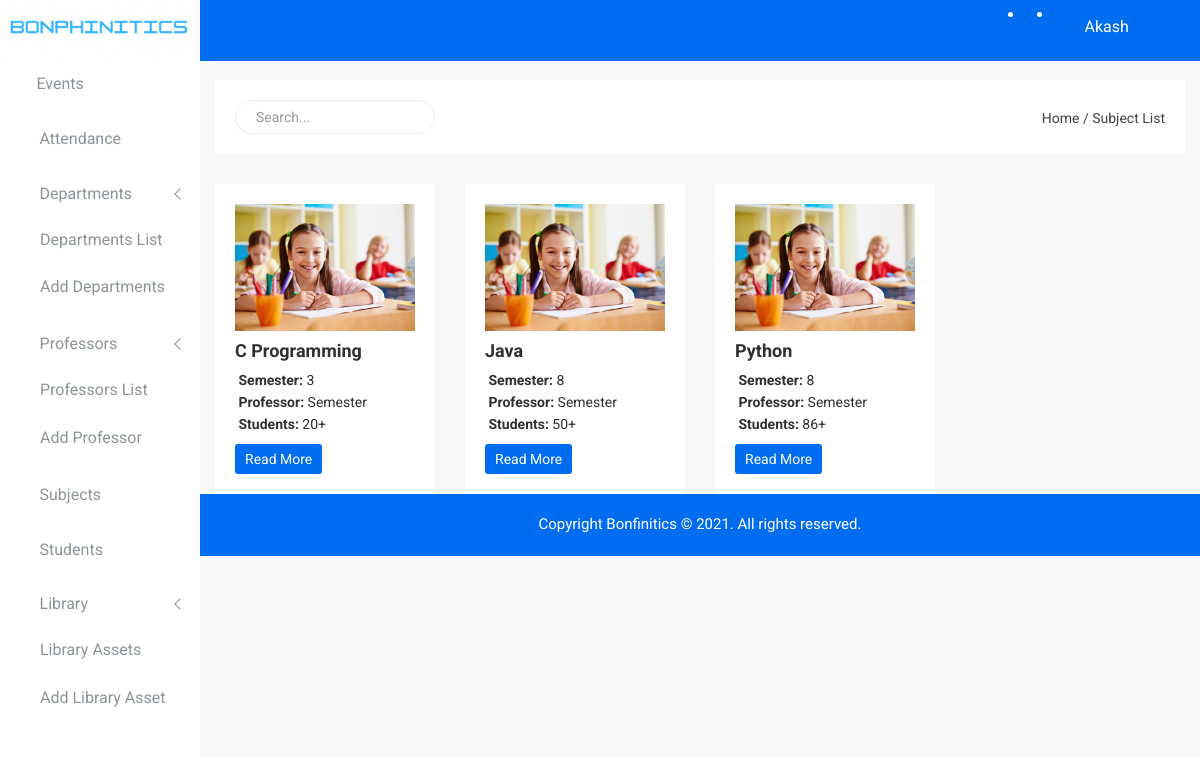
/Admin/subject-list.php (signed in), run on the app's committed database.
### tables this page shows
CREATE TABLE `user` (
  `user_id` int(10) NOT NULL,
  `first_name` varchar(100) NOT NULL,
  `last_name` varchar(100) NOT NULL,
  `email` varchar(100) NOT NULL,
  `password` varchar(250) NOT NULL,
  `role` varchar(20) NOT NULL,
  `mobile_no` varchar(15) NOT NULL,
  `user_dob` varchar(50) NOT NULL
);

CREATE TABLE `subject` (
  `subject_id` int(10) NOT NULL,
  `subject_code` int(20) NOT NULL,
  `subject_name` varchar(500) NOT NULL,
  `subject_dept` varchar(100) NOT NULL,
  `subject_semester` varchar(8) NOT NULL,
  `subject_professor` varchar(220) NOT NULL,
  `credits` int(5) NOT NULL,
  `type` varchar(20) NOT NULL,
  `subject_student` varchar(5) NOT NULL
);

### Admin/identification.php (called while the page is built, shortened)
<?php
require_once 'connection.php';
$email = $_SESSION["email"];
$password = $_SESSION["password"];
$query = "select user_id, first_name, last_name, email, password, role from user where (email='$email' and password='$password' and role='admin')";
$result = mysqli_query($conn, $query);
$row = mysqli_fetch_assoc($result);
?>

### Admin/subject-list.php (the view, shortened to what this page needs)
<?php require_once 'identification.php';?>
<!doctype html>
<html class="no-js" lang="en">
<head>
    <?php require 'top-scripts.php';?>
</head>
<body>
    <?php require 'side-nav.php';?>
    <div class="all-content-wrapper">
            <?php require 'logo.php';?>
        <div class="header-advance-area">
            <?php require 'top-nav.php';?>
            <div class="breadcome-area">
                <div class="container-fluid">
                    <div class="row">
                        <div class="col-lg-12 col-md-12 col-sm-12 col-xs-12">
                            <div class="breadcome-list single-page-breadcome">
                                <div class="row">
                                    <div class="col-lg-6 col-md-6 col-sm-6 col-xs-12">
                                        <div class="breadcome-heading">
                                            <form role="search" class="sr-input-func">
                                                <input id="search" type="text" placeholder="Search..." class="search-int form-control">
                                                <a href="#"><i class="fa fa-search"></i></a>
                                            </form>
                                        </div>
                                    </div>
                                    <div class="col-lg-6 col-md-6 col-sm-6 col-xs-12">
                                        <ul class="breadcome-menu">
                                            <li><a href="#">Home</a> <span class="bread-slash">/</span>
                                            </li>
                                            <li><span class="bread-blod">Subject List</span>
                                            </li>
                                        </ul>
                                    </div>
                                </div>
                            </div>
                        </div>
                    </div>
                </div>
            </div>
        </div>
        <div class="courses-area">
            <div class="container-fluid">
                <div class="row" id="output">
				<?php
					require_once "connection.php";
					$sub_query = "select subject_id,subject_name,subject_semester,subject_professor,subject_student from subject";
					$sub_query_result = mysqli_query($conn,$sub_query);
					while($row=mysqli_fetch_array($sub_query_result)){
				?>
                    <div class="col-lg-3 col-md-6 col-sm-6 col-xs-12">
                        <div class="courses-inner res-mg-b-30">
                            <div class="courses-title">
                                <a href="#"><img src="img/courses/1.jpg" alt=""></a>
                                <h2><?php echo $row['subject_name'];?></h2>
                            </div>
                            <div class="course-des">
                                <p><span><i class="fa fa-clock"></i></span> <b>Semester:</b> <?php echo $row['subject_semester'];?> </p>
                                <p><span><i class="fa fa-clock"></i></span> <b>Professor:</b> <?php echo $row['subject_professor'];?></p>
                                <p><span><i class="fa fa-clock"></i></span> <b>Students:</b> <?php echo $row['subject_student'];?>+</p>
                            </div>
                            <div class="product-buttons">
                                <a href="subject-info.php"><button type="button" class="btn btn-custon-rounded-three btn-primary"> Read More </button> </a>
                            </div>
                        </div>
                    </div>
				<?php
					}
				?>
                </div>
            </div>
        </div>
        <?php require 'footer.php';?>
    </div>
</body>
</html>

### Admin/top-nav.php (shortened to what this page needs)
<div class="header-top-area">
                <div class="container-fluid">
                    <div class="row">
                        <div class="col-lg-12 col-md-12 col-sm-12 col-xs-12">
                            <div class="header-top-wraper">
                                <div class="row">
                                    <div class="col-lg-1 col-md-0 col-sm-1 col-xs-12">
                                        <div class="menu-switcher-pro">
                                            <button type="button" id="sidebarCollapse" class="btn bar-button-pro header-drl-controller-btn btn-info navbar-btn">
													<i class="educate-icon educate-nav"></i>
												</button>
                                        </div>
                                    </div>
                                    <div class="col-lg-5 col-md-5 col-sm-12 col-xs-12">
                                        <div class="header-right-info">
                                            <ul class="nav navbar-nav mai-top-nav header-right-menu">
                                                <li class="nav-item dropdown">
                                                    <a href="#" data-toggle="dropdown" role="button" aria-expanded="false" class="nav-link dropdown-toggle"><i class="educate-icon educate-message edu-chat-pro" aria-hidden="true"></i><span class="indicator-ms"></span></a>
                                                </li>
                                                <li class="nav-item"><a href="#" data-toggle="dropdown" role="button" aria-expanded="false" class="nav-link dropdown-toggle"><i class="educate-icon educate-bell" aria-hidden="true"></i><span class="indicator-nt"></span></a>
                                                </li>
                                                <li class="nav-item">
                                                    <a href="#" data-toggle="dropdown" role="button" aria-expanded="false" class="nav-link dropdown-toggle">
															<span class="educate-icon educate-professor icon-wrap"></span> <span class="mini-click-non"><span class="admin-name"><?php echo $row['first_name'];?></span></span>
															<i class="fa fa-angle-down edu-icon edu-down-arrow"></i>
														</a>
                                                </li>
                                                <li class="nav-item nav-setting-open"><a href="#" data-toggle="dropdown" role="button" aria-expanded="false" class="nav-link dropdown-toggle"><i class="educate-icon educate-menu"></i></a>
                                                </li>
                                            </ul>
                                        </div>
                                    </div>
                                </div>
                            </div>
                        </div>
                    </div>
                </div>
            </div>

### Admin/css/main.css (style rules this page uses)
html { color: #222; font-size: 1em; line-height: 1.4; }
audio, canvas, iframe, img, svg, video { vertical-align: middle; }

### data on the page
user: first_name "Akash"
subject: subject_name "C Programming", subject_semester "3", subject_professor "Semester", subject_student "20"
subject: subject_name "Java", subject_semester "8", subject_professor "Semester", subject_student "50"
subject: subject_name "Python", subject_semester "8", subject_professor "Semester", subject_student "86"
